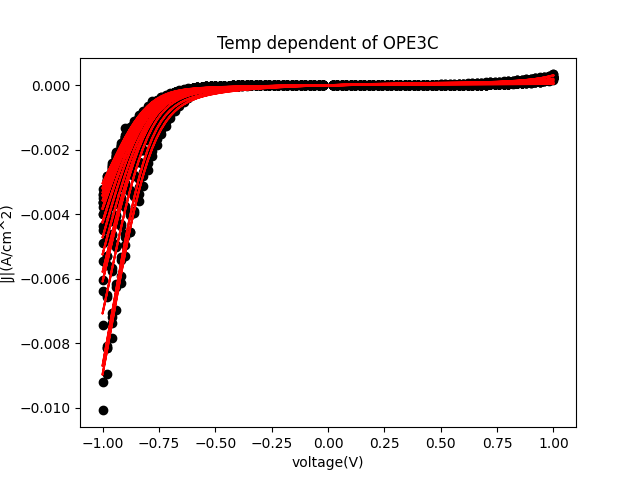

Reproduce this figure in Python.
from math import *
import numpy as np
import pandas as pd
from scipy.optimize import curve_fit
import matplotlib.pyplot as plt
from matplotlib.animation import FuncAnimation  
from scipy.integrate import quad,dblquad
from scipy import integrate
import datetime 
import csv
from scipy.optimize import minimize
from scipy.optimize import differential_evolution 
import glob 
import random 
#from New_Class import Model 
import models    
from F4 import Fitting 



ipar = { 
	
	'gammaL'   :1.181429e-01,	
	'gammaR'   :1.181429e-01,	
	'deltaE1'  :8.878924e-01, 	
	'eta'      :9.999987e-01,
	'sigma'    :5e-01	
	
       }     

#'sigma'  :5.000397e-03	
bnds = {
    'gammaL'  : [0,1],
    'gammaR'  : [0,1],
    'deltaE1' : [0,1],
    'eta'     : [0,1],
    'sigma'   : [0,1]  
      } 
 
  
    
data =pd.read_csv('JVT_OPE3C.txt', delimiter = '\t',header=None)  
data1 = data[abs(data[0])>0]

#print(data1) 
 


  
cols=[1,2, 3, 4, 5, 6, 7,8,9,10,11,12,13,14,15,16,17,18,19] 
#cols=[1]   
#cols=[1]  
for col in cols:
    print(col) 
    rawD={
          'X': data1[0],
          'Y': data1[col] 
          }
           

    #plt.plot(rawD['X'],rawD['Y'])           
    Temp=[0,270,260,240,230,220,210,200,190,180,170,160,150,140,130,120,110,100,80,50]   

    def fxn(vb, gammaL, gammaR, deltaE1, eta,sigma):
        
        c  = 0
        vg = 0
        T  = Temp[col] 
        n = 3000
        
        gammaC = gammaL*gammaR
        gammaW = gammaL+gammaR
        I = models.tunnelmodel_singleLevel(vb,gammaC,gammaW, deltaE1,eta,sigma,c,vg,T) 
        return n*I
    
    Obj=Fitting(fxn,rawD)
    Obj.Fit(bnds,ipar)
    Obj.PrintFit()
    
    plt.scatter(Obj.workD['X'],Obj.workD['Y'],color='black')  

    plt.plot(Obj.modelD['X'],Obj.modelD['Y'],color='red')
plt.xlabel("voltage(V)") 
plt.ylabel("|J|(A/cm^2)")   
plt.title("Temp dependent of OPE3C")
plt.savefig("JVT_OPE3C.png")    
#plt.legend() 
plt.show()
 




































































   
